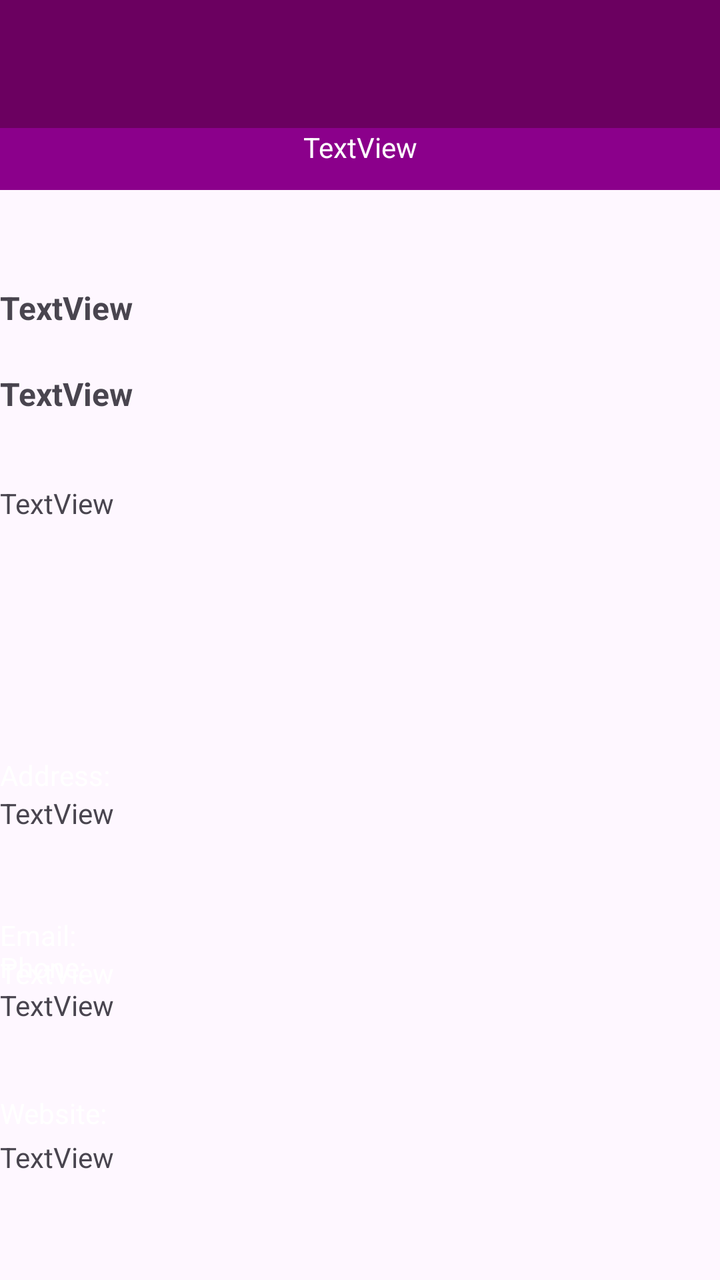
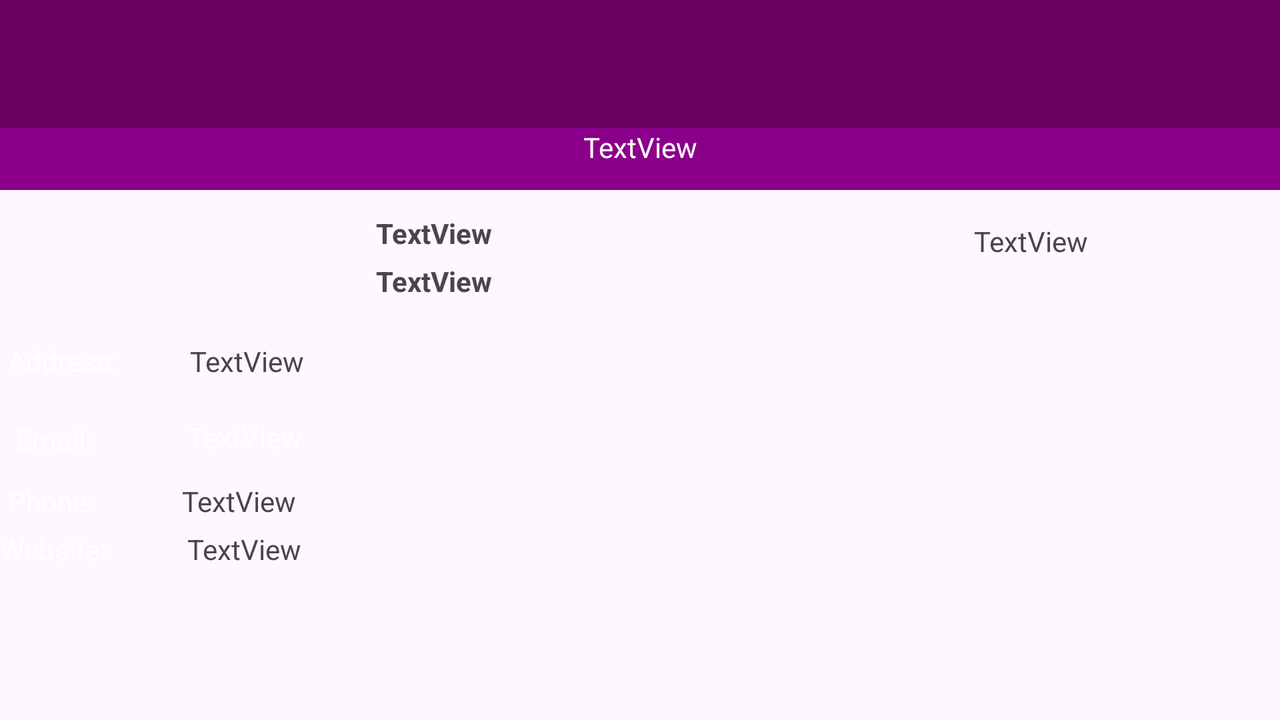

One screen, two layout resources from the same app: the default and the repository's alternative for another configuration. Each is rendered where Android would select it; the XML of both is given below.
<!-- AndroidManifest.xml: application theme Theme.CivilAdvocacyApp -->
<!-- res/layout/official_activity.xml -->
<?xml version="1.0" encoding="utf-8"?>
<androidx.constraintlayout.widget.ConstraintLayout xmlns:android="http://schemas.android.com/apk/res/android"
    xmlns:app="http://schemas.android.com/apk/res-auto"
    xmlns:tools="http://schemas.android.com/tools"
    android:id="@+id/consview"
    android:layout_width="match_parent"
    android:layout_height="match_parent">


        <androidx.appcompat.widget.Toolbar
            android:id="@+id/toolbar"
            android:layout_width="match_parent"
            android:layout_height="?attr/actionBarSize"
            android:background="#6B0060"
            android:elevation="4dp"
            android:theme="@style/ThemeOverlay.AppCompat.Dark.ActionBar"
            app:layout_constraintEnd_toEndOf="parent"
            app:layout_constraintStart_toStartOf="parent"
            app:layout_constraintTop_toTopOf="parent" />

        <TextView
            android:id="@+id/userinput"
            android:layout_width="match_parent"
            android:layout_height="31dp"
            android:background="#8B008B"
            android:text="TextView"
            android:textAlignment="center"
            android:textColor="#FFFFFF"
            app:layout_constraintStart_toStartOf="parent"
            app:layout_constraintTop_toBottomOf="@+id/toolbar" />

        <ImageView
            android:id="@+id/imageView2"
            android:layout_width="156dp"
            android:layout_height="173dp"
            android:layout_marginTop="24dp"
            android:layout_marginEnd="32dp"
            app:layout_constraintEnd_toEndOf="parent"
            app:layout_constraintTop_toBottomOf="@+id/userinput"
            tools:srcCompat="@tools:sample/avatars" />

        <TextView
            android:id="@+id/textView4"
            android:layout_width="wrap_content"
            android:layout_height="23dp"
            android:layout_marginStart="0dp"
            android:layout_marginTop="48dp"
            android:text="TextView"
            android:textAlignment="center"
            android:textSize="16sp"
            android:textStyle="bold"
            app:layout_constraintStart_toStartOf="parent"
            app:layout_constraintTop_toBottomOf="@+id/userinput" />

        <TextView
            android:id="@+id/textView5"
            android:layout_width="142dp"
            android:layout_height="36dp"
            android:layout_marginTop="20dp"
            android:text="TextView"
            android:textSize="16sp"
            android:textStyle="bold"
            app:layout_constraintStart_toStartOf="parent"
            app:layout_constraintTop_toBottomOf="@+id/textView4" />

        <TextView
            android:id="@+id/textView6"
            android:layout_width="wrap_content"
            android:layout_height="wrap_content"
            android:layout_marginStart="0dp"
            android:layout_marginTop="20dp"
            android:text="TextView"
            android:textAlignment="center"
            app:layout_constraintStart_toStartOf="parent"
            app:layout_constraintTop_toBottomOf="@+id/textView5" />

        <ImageView
            android:id="@+id/logo"
            android:layout_width="59dp"
            android:layout_height="58dp"
            android:layout_marginTop="156dp"
            android:layout_marginEnd="76dp"
            app:layout_constraintEnd_toEndOf="parent"
            app:layout_constraintTop_toBottomOf="@+id/userinput"
            tools:srcCompat="@tools:sample/avatars" />

        <TextView
            android:id="@+id/textViewAddress"
            android:layout_width="wrap_content"
            android:layout_height="wrap_content"
            android:layout_marginTop="136dp"
            android:text="TextView"
            android:textAlignment="viewStart"
            android:textColorLink="@android:color/white"
            app:layout_constraintStart_toStartOf="parent"
            app:layout_constraintTop_toBottomOf="@+id/textView6" />

        <TextView
            android:id="@+id/emailAdress"
            android:layout_width="wrap_content"
            android:layout_height="wrap_content"
            android:layout_marginStart="0dp"
            android:layout_marginTop="216dp"
            android:text="TextView"
            android:textColor="@android:color/white"
            android:textColorLink="@android:color/white"
            app:layout_constraintStart_toStartOf="parent"
            app:layout_constraintTop_toBottomOf="@+id/textView6" />

        <TextView
            android:id="@+id/phone"
            android:layout_width="wrap_content"
            android:layout_height="wrap_content"
            android:layout_marginBottom="128dp"
            android:text="TextView"
            android:textColorLink="@android:color/white"
            app:layout_constraintBottom_toBottomOf="parent"
            app:layout_constraintStart_toStartOf="parent" />

        <TextView
            android:id="@+id/website"
            android:layout_width="wrap_content"
            android:layout_height="wrap_content"
            android:layout_marginBottom="52dp"
            android:text="TextView"
            android:textColorLink="@android:color/white"
            app:layout_constraintBottom_toBottomOf="parent"
            app:layout_constraintStart_toStartOf="parent" />

        <ImageView
            android:id="@+id/facebook_icon"
            android:layout_width="46dp"
            android:layout_height="53dp"
            android:layout_marginStart="16dp"
            android:layout_marginTop="44dp"
            app:layout_constraintStart_toStartOf="parent"
            app:layout_constraintTop_toBottomOf="@+id/textView6"
            tools:srcCompat="@tools:sample/avatars" />

        <ImageView
            android:id="@+id/youtube_icon"
            android:layout_width="46dp"
            android:layout_height="53dp"
            android:layout_marginStart="16dp"
            android:layout_marginTop="44dp"
            app:layout_constraintStart_toEndOf="@+id/facebook_icon"
            app:layout_constraintTop_toBottomOf="@+id/textView6"
            tools:srcCompat="@tools:sample/avatars" />

        <ImageView
            android:id="@+id/twitter_icon"
            android:layout_width="46dp"
            android:layout_height="53dp"
            android:layout_marginStart="24dp"
            android:layout_marginTop="208dp"
            app:layout_constraintStart_toEndOf="@+id/youtube_icon"
            app:layout_constraintTop_toBottomOf="@+id/userinput"
            tools:srcCompat="@tools:sample/avatars" />

        <TextView
            android:id="@+id/AddressHeading"
            android:layout_width="wrap_content"
            android:layout_height="wrap_content"
            android:text="Address:"
            android:textColor="#FFFFFF"
            app:layout_constraintBottom_toTopOf="@+id/textViewAddress"
            app:layout_constraintStart_toStartOf="parent" />

        <TextView
            android:id="@+id/EmailHeading"
            android:layout_width="wrap_content"
            android:layout_height="wrap_content"
            android:textColor="#FFFFFF"
            android:layout_marginTop="28dp"
            android:text="Email:"
            app:layout_constraintStart_toStartOf="parent"
            app:layout_constraintBottom_toTopOf="@+id/emailAdress" />

        <TextView
            android:id="@+id/phonenumberheading"
            android:layout_width="wrap_content"
            android:layout_height="wrap_content"
            android:layout_marginTop="52dp"
            android:text="Phone:"

            android:textColor="#FFFFFF"
            app:layout_constraintStart_toStartOf="parent"
            app:layout_constraintBottom_toTopOf="@+id/phone" />

        <TextView
            android:id="@+id/websiteheading"
            android:layout_width="wrap_content"
            android:layout_height="wrap_content"
            android:layout_marginBottom="22dp"
            android:text="Website:"
            android:textColor="#FFFFFF"
            app:layout_constraintBottom_toBottomOf="@+id/website"
            app:layout_constraintStart_toStartOf="parent" />

</androidx.constraintlayout.widget.ConstraintLayout>
<!-- resources referenced by this layout -->
<resources>
  <style name="Theme.CivilAdvocacyApp" parent="Base.Theme.CivilAdvocacyApp" />
  <style name="Base.Theme.CivilAdvocacyApp" parent="Theme.Material3.DayNight.NoActionBar">
          
          
      </style>
</resources>
<!-- res/layout-land/official_activity.xml (the repository's variant of the layout above) -->
<!-- drawn on the phone turned sideways -->
<?xml version="1.0" encoding="utf-8"?>
<androidx.constraintlayout.widget.ConstraintLayout xmlns:android="http://schemas.android.com/apk/res/android"
    xmlns:app="http://schemas.android.com/apk/res-auto"
    xmlns:tools="http://schemas.android.com/tools"
    android:id="@+id/consview"
    android:layout_width="match_parent"
    android:layout_height="match_parent">


        <androidx.appcompat.widget.Toolbar
            android:id="@+id/toolbar"
            android:layout_width="match_parent"
            android:layout_height="?attr/actionBarSize"
            android:background="#6B0060"
            android:elevation="4dp"
            android:theme="@style/ThemeOverlay.AppCompat.Dark.ActionBar"
            app:layout_constraintEnd_toEndOf="parent"
            app:layout_constraintStart_toStartOf="parent"
            app:layout_constraintTop_toTopOf="parent" />

        <TextView
            android:id="@+id/userinput"
            android:layout_width="match_parent"
            android:layout_height="31dp"
            android:background="#8B008B"
            android:text="TextView"
            android:textAlignment="center"
            android:textColor="#FFFFFF"
            app:layout_constraintStart_toStartOf="parent"
            app:layout_constraintTop_toBottomOf="@+id/toolbar" />

        <ImageView
            android:id="@+id/imageView2"
            android:layout_width="156dp"
            android:layout_height="173dp"
            android:layout_marginTop="32dp"
            android:layout_marginEnd="60dp"
            app:layout_constraintEnd_toEndOf="parent"
            app:layout_constraintTop_toBottomOf="@+id/textView6"
            tools:srcCompat="@tools:sample/avatars" />

        <TextView
            android:id="@+id/textView4"
            android:layout_width="wrap_content"
            android:layout_height="23dp"
            android:layout_marginStart="188dp"
            android:layout_marginTop="12dp"
            android:text="TextView"
            android:textAlignment="center"
            android:textSize="14sp"
            android:textStyle="bold"
            app:layout_constraintStart_toStartOf="parent"
            app:layout_constraintTop_toBottomOf="@+id/userinput" />

        <TextView
            android:id="@+id/textView5"
            android:layout_width="wrap_content"
            android:layout_height="24dp"
            android:layout_marginStart="188dp"
            android:layout_marginTop="24dp"
            android:text="TextView"
            android:textAlignment="center"
            android:textSize="14sp"
            android:textStyle="bold"
            app:layout_constraintStart_toStartOf="parent"
            app:layout_constraintTop_toTopOf="@+id/textView4" />

        <TextView
            android:id="@+id/textView6"
            android:layout_width="wrap_content"
            android:layout_height="wrap_content"
            android:layout_marginTop="16dp"
            android:layout_marginEnd="96dp"
            android:text="TextView"
            android:textAlignment="center"
            app:layout_constraintEnd_toEndOf="parent"
            app:layout_constraintTop_toBottomOf="@+id/userinput" />

        <ImageView
            android:id="@+id/logo"
            android:layout_width="59dp"
            android:layout_height="58dp"
            android:layout_marginEnd="108dp"
            android:layout_marginBottom="28dp"
            app:layout_constraintBottom_toBottomOf="parent"
            app:layout_constraintEnd_toEndOf="parent"
            tools:srcCompat="@tools:sample/avatars" />

        <TextView
            android:id="@+id/textViewAddress"
            android:layout_width="wrap_content"
            android:layout_height="wrap_content"
            android:layout_marginStart="36dp"
            android:layout_marginTop="76dp"
            android:text="TextView"
            android:textColorLink="@android:color/white"
            android:textAlignment="center"
            app:layout_constraintStart_toEndOf="@+id/AddressHeading"
            app:layout_constraintTop_toBottomOf="@+id/userinput" />

        <TextView
            android:id="@+id/emailAdress"
            android:layout_width="wrap_content"
            android:layout_height="wrap_content"
            android:layout_marginStart="48dp"
            android:layout_marginBottom="132dp"
            android:text="TextView"
            android:textColor="@android:color/white"
            android:textColorLink="@android:color/white"
            app:layout_constraintBottom_toBottomOf="parent"
            app:layout_constraintStart_toEndOf="@+id/EmailHeading" />

        <TextView
            android:id="@+id/phone"
            android:layout_width="wrap_content"
            android:layout_height="wrap_content"
            android:layout_marginStart="44dp"
            android:layout_marginBottom="100dp"
            android:text="TextView"
            android:textColorLink="@android:color/white"
            app:layout_constraintBottom_toBottomOf="parent"
            app:layout_constraintStart_toEndOf="@+id/phonenumberheading" />

        <TextView
            android:id="@+id/website"
            android:layout_width="wrap_content"
            android:layout_height="wrap_content"
            android:layout_marginStart="40dp"
            android:layout_marginBottom="76dp"
            android:text="TextView"
            android:textColorLink="@android:color/white"
            app:layout_constraintBottom_toBottomOf="parent"
            app:layout_constraintStart_toEndOf="@+id/websiteheading" />

        <ImageView
            android:id="@+id/facebook_icon"
            android:layout_width="46dp"
            android:layout_height="53dp"
            android:layout_marginStart="196dp"
            app:layout_constraintBottom_toBottomOf="parent"
            app:layout_constraintStart_toStartOf="parent"
            tools:srcCompat="@tools:sample/avatars" />

        <ImageView
            android:id="@+id/youtube_icon"
            android:layout_width="46dp"
            android:layout_height="53dp"
            android:layout_marginStart="56dp"
            app:layout_constraintBottom_toBottomOf="parent"
            app:layout_constraintStart_toEndOf="@+id/facebook_icon"
            tools:srcCompat="@tools:sample/avatars" />

        <ImageView
            android:id="@+id/twitter_icon"
            android:layout_width="46dp"
            android:layout_height="53dp"
            android:layout_marginStart="44dp"
            app:layout_constraintBottom_toBottomOf="parent"
            app:layout_constraintStart_toEndOf="@+id/youtube_icon"
            tools:srcCompat="@tools:sample/avatars" />

        <TextView
            android:id="@+id/AddressHeading"
            android:layout_width="wrap_content"
            android:layout_height="wrap_content"
            android:layout_marginStart="4dp"
            android:layout_marginTop="76dp"
            android:text="Address:"
            android:textColor="#FFFFFF"
            app:layout_constraintStart_toStartOf="parent"
            app:layout_constraintTop_toBottomOf="@+id/userinput" />

        <TextView
            android:id="@+id/EmailHeading"
            android:layout_width="wrap_content"
            android:layout_height="wrap_content"
            android:layout_marginStart="8dp"
            android:layout_marginTop="20dp"
            android:text="Email:"
            android:textColor="#FFFFFF"
            app:layout_constraintStart_toStartOf="parent"
            app:layout_constraintTop_toBottomOf="@+id/AddressHeading" />

        <TextView
            android:id="@+id/phonenumberheading"
            android:layout_width="wrap_content"
            android:layout_height="wrap_content"
            android:layout_marginStart="4dp"

            android:layout_marginBottom="100dp"
            android:text="Phone:"
            android:textColor="#FFFFFF"
            app:layout_constraintBottom_toBottomOf="parent"
            app:layout_constraintStart_toStartOf="parent" />

        <TextView
            android:id="@+id/websiteheading"
            android:layout_width="wrap_content"
            android:layout_height="wrap_content"
            android:layout_marginBottom="76dp"
            android:text="Website:"
            android:textColor="#FFFFFF"
            app:layout_constraintBottom_toBottomOf="parent"
            app:layout_constraintStart_toStartOf="parent" />

</androidx.constraintlayout.widget.ConstraintLayout>
